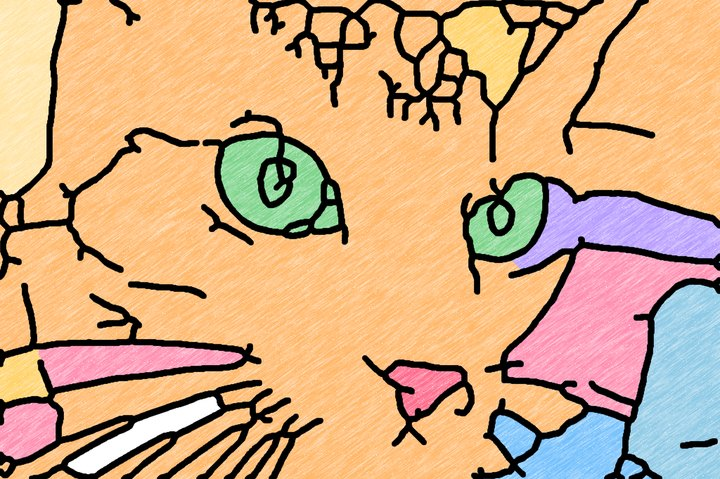
#> input picture docs/design/v3/assets/art_cat.jpg, 720 x 479 px, given in place of elephant_0.png, which was not available
$ python preview.py out.png
#> lines starting #> are read from the running program, lines starting #| are printed output that depends on the picture; pictures that were not available may be replaced by others from this repository, and a replacement may not be noted
### docs/design/v5/characters.py
"""The 70 characters of the places you can go into, in kawaii.py's
coloring-book style. Each is a function returning SVG parts in page
coordinates (600 x 800), drawn back to front: animals mostly facing you,
what moves sideways facing right. The ground is around y = 700.
"""
import re

from kawaii import (BLUE, BROWN, CREAM, DARK, DETAIL, GRAY, GREEN, INK, LEAF, ORANGE, OUTLINE, PINK, PURPLE, RED, SKY, WHITE, YELLOW,
                    cheek, circle, ellipse, eye, line, mirror, nostril, rect, scallop, shape, smile, tube)

CHARACTERS = {}


def character(fn):
    CHARACTERS[fn.__name__] = fn
    return fn


def clip(name, area, parts):
    """[parts] drawn only inside [area] (a zebra's stripes on its body)."""
    return f'<defs><clipPath id="{name}">{area}</clipPath></defs><g clip-path="url(#{name})">{"".join(parts)}</g>'


def outline(part):
    """[part]'s outline again, over what was drawn inside it."""
    return re.sub(r'fill="[^"]*"', 'fill="none"', part, count=1)


# [6 lines left out: function leg, not called in this run]


# ---------------------------------------------------------------- the zoo


@character
def elephant():
    skin, ear = GRAY, "#97A5B9"
    ears = [ellipse(150, 300, 100, 122, skin, rot=-10), ellipse(156, 304, 66, 88, PINK, w=DETAIL, rot=-10)]
    return [
        rect(212, 610, 76, 92, 32, skin), rect(312, 610, 76, 92, 32, skin),
        line("M222 676 Q 250 668 278 676 M322 676 Q 350 668 378 676"),
        ellipse(300, 560, 128, 112, skin),
        ellipse(186, 560, 34, 52, ear, rot=20), ellipse(414, 560, 34, 52, ear, rot=-20),
        *ears, mirror(ears),
        circle(300, 318, 150, skin),
        tube("M300 372 C 300 440, 298 482, 342 490", 50, skin),
        line("M282 420 h 36 M284 450 h 32", w=5),
        eye(244, 296, 17), eye(356, 296, 17),
        cheek(214, 352), cheek(386, 352),
    ]


@character
def giraffe():
    coat, spot = YELLOW, "#E8A04A"
    spots = [ellipse(x, y, rx, ry, spot, w=DETAIL) for x, y, rx, ry in
             ((262, 420, 18, 14), (334, 452, 16, 13), (290, 500, 14, 12), (230, 590, 26, 20), (360, 570, 28, 20), (296, 640, 22, 16))]
    horn = [tube("M262 168 L 250 112", 18, coat), circle(248, 104, 20, BROWN)]
    ear = [ellipse(176, 210, 50, 22, coat, rot=-24)]
    return [
        rect(218, 612, 70, 92, 30, coat), rect(312, 612, 70, 92, 30, coat),
        rect(218, 676, 70, 28, 12, BROWN), rect(312, 676, 70, 28, 12, BROWN),
        ellipse(300, 572, 126, 104, coat),
        rect(250, 330, 100, 220, 40, coat),
        *spots,
        *horn, mirror(horn), *ear, mirror(ear),
        ellipse(300, 250, 128, 112, coat),
        ellipse(300, 304, 72, 48, CREAM),
        nostril(282, 300), nostril(318, 300),
        eye(248, 238, 17), eye(352, 238, 17),
        cheek(214, 286), cheek(386, 286),
        smile(300, 326, 26, 8),
    ]


# [472 lines left out: functions lion, panda, zebra, monkey, tiger, hippo and 16 more, not called in this run]


# ---------------------------------------------------------------- the dinosaur park


def teeth(x, y, gap=16):
    """Two little white teeth hanging from the top of an open mouth."""
    return "".join(shape(f"M{x + dx - 7} {y} L {x + dx} {y + 11} L {x + dx + 7} {y} Z", WHITE, w=3) for dx in (-gap, gap))


# [246 lines left out: functions trex, triceratops, brachiosaurus, stegosaurus, pterosaur, babyDino and 6 more, not called in this run]


# ---------------------------------------------------------------- the transport museum


def wheel(cx, cy, r=62):
    return circle(cx, cy, r, DARK) + circle(cx, cy, r * 0.42, GRAY)


# [1470 lines left out: functions fireTruck, policeCar, ambulance, bus, scooter, train and 78 more, not called in this run]


# ---------------------------------------------------------------- the candy house (0.15)


def sprinkle(x, y, rot, color):
    """One sprinkle on icing."""
    return f'<g transform="rotate({rot} {x} {y})">{rect(x - 15, y - 6, 30, 12, 6, color, sw=4)}</g>'


# [220 lines left out: functions lollipop, donut, cupcake, macaron, chocolate, candy and 6 more, not called in this run]


# ---------------------------------------------------------------- grandma's farm (0.18)


def lowered(parts, dy):
    """[parts] (a head) moved down by [dy], onto the body."""
    return f'<g transform="translate(0 {dy})">{"".join(parts)}</g>'


# [242 lines left out: functions cow, waterBuffalo, pig, hen, chick, sheep and 6 more, not called in this run]

### docs/design/v5/kawaii.py
"""The coloring-page characters (0.11 on): drawn like a toddler's coloring
book, one big friendly character per page.

- Round, chunky shapes; a big head with big glossy black eyes (a large
  and a small white shine), blush cheeks and an open smile (0.14).
- Animals mostly face you, chibi: a big head on a small body (0.14).
- Thick, even black outlines (OUTLINE px), thinner inner lines (DETAIL px).
- Few, large areas to color; no texture, no shading, no background.

Each character is drawn once with its real colors (characters.py). The
coloring page is the same drawing with every color turned white; only
the eyes' black (INK) stays.

Pages are 600 x 800 (PAGE_W x PAGE_H); what moves sideways (fish,
vehicles) faces right.
"""
import re

PAGE_W, PAGE_H = 600, 800
INK = "#222222"
OUTLINE, DETAIL = 9, 6

# Colors used by several characters.
PINK = "#FF9AAE"
BLUSH = "#FF9AAE"
WHITE = "#FFFFFF"
CREAM = "#FFF4DD"
RED = "#FF5E5B"
ORANGE = "#FF9F45"
YELLOW = "#FFD84D"
GREEN = "#6BCB77"
LEAF = "#58B368"
SKY = "#7CC7FF"
BLUE = "#4DA3FF"
PURPLE = "#A98BFF"
BROWN = "#B07548"
GRAY = "#A9B6C8"
DARK = "#4A4F5C"


def _stroke(w):
    return f'stroke="{INK}" stroke-width="{w}" stroke-linejoin="round" stroke-linecap="round"'


def ellipse(cx, cy, rx, ry, fill, w=OUTLINE, rot=0):
    t = f' transform="rotate({rot} {cx} {cy})"' if rot else ""
    return f'<ellipse cx="{cx}" cy="{cy}" rx="{rx}" ry="{ry}" fill="{fill}" {_stroke(w)}{t}/>'


def circle(cx, cy, r, fill, w=OUTLINE):
    return f'<circle cx="{cx}" cy="{cy}" r="{r}" fill="{fill}" {_stroke(w)}/>'


def shape(d, fill, w=OUTLINE):
    """A closed shape (an SVG path)."""
    return f'<path d="{d}" fill="{fill}" {_stroke(w)}/>'


def rect(x, y, w, h, r, fill, sw=OUTLINE):
    return f'<rect x="{x}" y="{y}" width="{w}" height="{h}" rx="{r}" fill="{fill}" {_stroke(sw)}/>'


def line(d, w=DETAIL):
    """An open line (a fold, a smile)."""
    return f'<path d="{d}" fill="none" {_stroke(w)}/>'


def tube(d, width, fill):
    """A thick round-ended band along a path (a trunk, a neck, a stem)."""
    return (f'<path d="{d}" fill="none" stroke="{INK}" stroke-width="{width + 2 * OUTLINE}" stroke-linecap="round" stroke-linejoin="round"/>'
            f'<path d="{d}" fill="none" stroke="{fill}" stroke-width="{width}" stroke-linecap="round" stroke-linejoin="round"/>')


def mirror(parts, axis=PAGE_W / 2):
    """The same parts flipped left to right about x = [axis]."""
    return f'<g transform="translate({2 * axis} 0) scale(-1 1)">{"".join(parts)}</g>'


# [13 lines left out: function scallop, not called in this run]


# Eyes 1.75 times as big as the sizes characters pass in (0.14), like the
# picture-book characters children know: big, glossy and black.
EYE_SCALE = 1.75


def eye(x, y, r=15):
    """A big glossy black eye: a large white shine above, a small one below."""
    r *= EYE_SCALE
    return (f'<ellipse cx="{x}" cy="{y}" rx="{r * 0.84:.1f}" ry="{r}" fill="{INK}"/>'
            f'<ellipse cx="{x - r * 0.26:.1f}" cy="{y - r * 0.34:.1f}" rx="{r * 0.36:.1f}" ry="{r * 0.31:.1f}" fill="#FFFFFF"/>'
            f'<circle cx="{x + r * 0.32:.1f}" cy="{y + r * 0.42:.1f}" r="{r * 0.15:.1f}" fill="#FFFFFF"/>')


def cheek(x, y, rx=15, ry=10):
    return ellipse(x, y, rx, ry, BLUSH, w=4)


MOUTH, TONGUE = "#E85A6A", "#FF9AAE"


def smile(x, y, w=22, h=10):
    """A happy open mouth (a D on its back) with a little tongue."""
    w *= 1.3
    d = max(h * 1.7, w * 0.48)  # how deep it opens
    top = y - 2
    mouth = f"M{x - w / 2:.1f} {top:.1f} Q {x:.1f} {top + 2 * d:.1f} {x + w / 2:.1f} {top:.1f} Z"
    tongue = (f"M{x - w * 0.2:.1f} {top + d * 0.76:.1f} Q {x:.1f} {top + d * 0.42:.1f} {x + w * 0.2:.1f} {top + d * 0.76:.1f} "
              f"Q {x:.1f} {top + d * 1.1:.1f} {x - w * 0.2:.1f} {top + d * 0.76:.1f} Z")
    return shape(mouth, MOUTH, w=5) + shape(tongue, TONGUE, w=3)


def nostril(x, y, r=4):
    return f'<circle cx="{x}" cy="{y}" r="{r}" fill="{INK}"/>'


def svg(parts, colored=True):
    """The character as an SVG page: in its colors, or as a coloring page."""
    body = "".join(parts)
    if not colored:
        keep = (INK, "#FFFFFF")
        body = re.sub(r'(fill|stroke)="(#[0-9A-Fa-f]{6})"',
                      lambda m: m.group(0) if m.group(2).upper() in keep else f'{m.group(1)}="#FFFFFF"', body)
    return (f'<svg xmlns="http://www.w3.org/2000/svg" viewBox="0 0 {PAGE_W} {PAGE_H}" width="{PAGE_W}" height="{PAGE_H}">'
            f'<rect width="{PAGE_W}" height="{PAGE_H}" fill="#FFFFFF"/>{body}</svg>')

### docs/design/v5/preview.py
"""A sheet of characters in color and as coloring pages, to look at.

    python3 preview.py out.png [names...]
"""
import pathlib
import subprocess
import sys
import tempfile

from PIL import Image

import characters
import kawaii

RENDER = pathlib.Path(__file__).resolve().parents[1] / "v3" / "src" / "render_svg.js"


def render(svg_text, png):
    with tempfile.NamedTemporaryFile("w", suffix=".svg", delete=False) as f:
        f.write(svg_text)
    subprocess.run(["node", str(RENDER), f.name, str(png), str(kawaii.PAGE_W), str(kawaii.PAGE_H)], check=True)
    pathlib.Path(f.name).unlink()


def main():
    out = pathlib.Path(sys.argv[1])
    names = sys.argv[2:] or list(characters.CHARACTERS)
    w, h = 240, 320
    sheet = Image.new("RGB", (w * len(names), h * 2), "white")
#> sheet: PIL image 34560x640 RGB; every value is 255
    with tempfile.TemporaryDirectory() as tmp:
        for i, name in enumerate(names):
            parts = characters.CHARACTERS[name]()
            for j, colored in enumerate((True, False)):
                png = pathlib.Path(tmp) / f"{name}_{j}.png"
                render(kawaii.svg(parts, colored), png)
                sheet.paste(Image.open(png).convert("RGB").resize((w, h), Image.LANCZOS), (i * w, j * h))
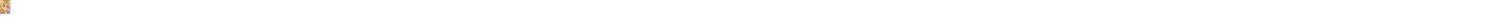
#> sheet: PIL image 34560x640 RGB (shown at 1/23 size); mean R, G, B 254.8, 254.7, 254.6
#> pass 2 of the loop in main, `for i, name in enumerate(names):`:
#> coat = '#FFD84D'; spot = '#E8A04A'
#> spots = 6 items
#> w = 33.8
#> d = 16.22
#> mouth = 'M283.1 324.0 Q 300.0 356.4 316.9 324.0 Z'
#> parts = 26 items
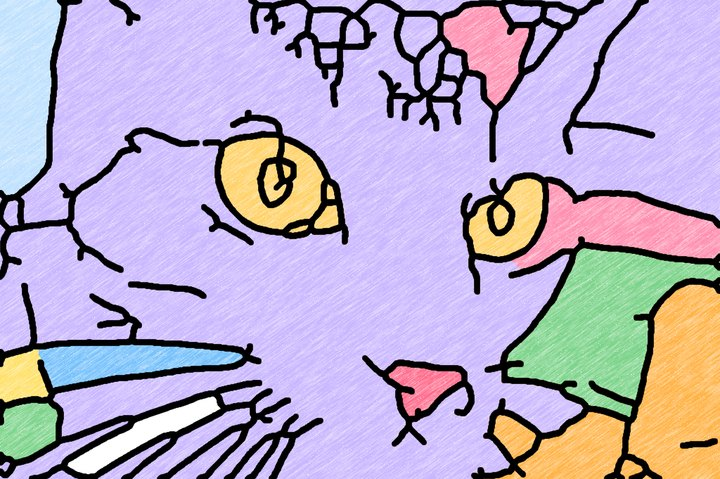
#> input picture docs/design/v3/assets/art_cat2.jpg, 720 x 479 px, given in place of giraffe_0.png, which was not available
#> in main, `sheet.paste(Image.open(png).convert("RGB").resize((w, h), Image.LANCZO..`:
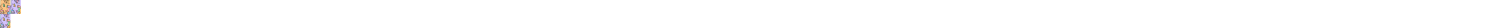
#> sheet: PIL image 34560x640 RGB (shown at 1/23 size); mean R, G, B 254.3, 254.1, 254.2
    sheet.save(out)


if __name__ == "__main__":
#> (the run stopped early here; a loop or call above may not have finished)
